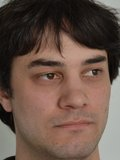
%> input picture Images/cpvr_faces_160/0000/02.JPG, 120 x 160 px
$ octave test.m   (GNU Octave 9; MATLAB toolbox functions it lacks are replaced by stand-ins)
%> lines starting %> are read from the running program, lines starting %| are printed output that depends on the picture; in (x1, y1, x2, y2) boxes, pixels count from 0 and x2, y2 are one past the last pixel; in counts of white or black regions, pixels touching at a corner belong together; the program's own positions count from 1
%Detection of Face on the basis of skin color
clear all;
close all;
clc
I=imread('images/cpvr_classes/2014HS/02.JPG');
%> I is the input picture: size 160x120x3 uint8; mean R, G, B 104.9, 83.1, 72.2
imshow(I)
cform = makecform('srgb2lab');
J = applycform(I,cform);
%> J: size 160x120x3 uint8; mean of channels 1, 2, 3 92.8, 136, 137.9
figure;imshow(J); title('one');
K=J(:,:,2);
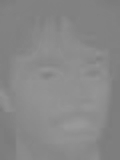
%> K: size 160x120 uint8; min 123, max 153, mean 136
figure;imshow(K);title('two');
L=graythresh(J(:,:,2));
%> L = 0.529
BW1=im2bw(J(:,:,2),L);
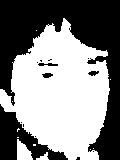
%> BW1: size 160x120 logical; 52.6% white; 14 black regions (9 under 20 px), largest, box (x1, y1, x2, y2) and area: (0, 0, 120, 160) 7497, (0, 104, 68, 160) 1462, (38, 63, 58, 66) 44, (42, 73, 53, 78) 40, (88, 71, 99, 76) 37
figure;imshow(BW1);title('three');
M=graythresh(J(:,:,3));
%> M = 0.537
figure;imshow(J(:,:,3));title('four');
BW2=im2bw(J(:,:,3),M);
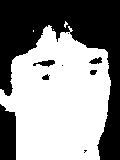
%> BW2: size 160x120 logical; 56.5% white; 9 black regions (3 under 20 px), largest, box (x1, y1, x2, y2) and area: (0, 0, 120, 160) 7346, (0, 104, 16, 160) 802, (33, 60, 55, 67) 85, (89, 57, 102, 64) 59, (42, 74, 50, 80) 31, (90, 70, 97, 75) 29
figure;imshow(BW2);title('five');
O=BW1.*BW2;
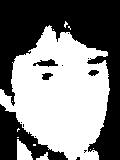
%> O: size 160x120 double; values 0 (black) and 1 (white), 50.6% white; 14 black regions (9 under 20 px)
% Bounding box
P=bwlabel(O,8);
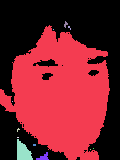
%> P: size 160x120 double; 13 distinct labels, from 0 to 12; one colour per label, 0 black
BB=regionprops(P,'Boundingbox');
%> BB = 12 regions; largest, box (x1, y1, x2, y2): (0, 25, 110, 160), (17, 139, 33, 160), (36, 152, 49, 160), (64, 21, 68, 28), (17, 128, 20, 132)
BB1=struct2cell(BB);
%> BB1 = {[0.5 25.5 110 135], [12.5 101.5 1 1], [17.5 128.5 3 4], [17.5 137.5 2 1], [17.5 139.5 16 21], [33.5 144.5 3 2], [36.5 152.5 13 8], [53.5 29.5 1 1], [64.5 21.5 4 7], [68.5 26.5 3 4], [90.5 149.5 1 1], [93.5 148.5 1 1]}
BB2=cell2mat(BB1);
%> BB2 = 48 values, max 152.5 at index 26, min 0.5 at index 1, mean 42.81

[s1 s2]=size(BB2);
%> s1 = 1; s2 = 48
mx=0;
for k=3:4:s2-1
    p=BB2(1,k)*BB2(1,k+1);
    if p>mx & (BB2(1,k)/BB2(1,k+1))<1.8
        mx=p;
        j=k;
    end
end
%> this loop made 12 passes
%> (k, p, mx, j) on pass 1: (3, 14850, 14850, 3)
%> (k, p) on passes 2 to 7: (7, 1), (11, 12), (15, 2), (19, 336), (23, 6), (27, 104)
figure,imshow(I);
hold on;
rectangle('Position',[BB2(1,j-2),BB2(1,j-1),BB2(1,j),BB2(1,j+1)],'EdgeColor','r' )
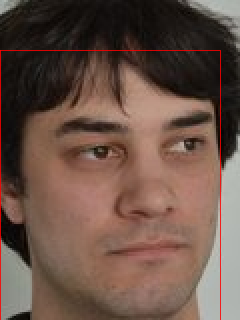
%> figure redrawn from the program's plot data; shown 2 times larger

$ run again, with Images/cpvr_faces_160/0000/06.JPG copied over Images/cpvr_faces_160/0000/02.JPG
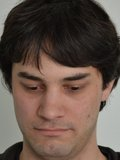
%> input picture Images/cpvr_faces_160/0000/06.JPG, 120 x 160 px
%> I is the input picture: size 160x120x3 uint8; mean R, G, B 99.6, 82.3, 72.7
%> J: size 160x120x3 uint8; mean of channels 1, 2, 3 90.1, 134.3, 136.3
%> L = 0.529
%> `BW1=im2bw(J(:,:,2),L);`:
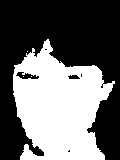
%> BW1: size 160x120 logical; 41.3% white; 4 white regions (3 under 20 px), largest, box (x1, y1, x2, y2) and area: (13, 39, 115, 160) 7936
%> M = 0.537
%> BW2: size 160x120 logical; 43.5% white; 3 white regions (2 under 20 px), largest, box (x1, y1, x2, y2) and area: (12, 41, 115, 160) 8350
%> O: size 160x120 double; values 0 (black) and 1 (white), 40.6% white; 4 white regions (3 under 20 px)
%> P: size 160x120 double; 5 distinct labels, from 0 to 4
%> BB = 4 regions; box (x1, y1, x2, y2): (13, 41, 114, 160), (23, 76, 24, 77), (27, 51, 28, 52), (33, 48, 34, 49)
%> BB1 = {[13.5 41.5 101 119], [23.5 76.5 1 1], [27.5 51.5 1 1], [33.5 48.5 1 1]}
%> BB2 = [13.5 41.5 101 119 23.5 76.5 1 1 27.5 51.5 1 1 33.5 48.5 1 1]
%> s1 = 1; s2 = 16
%> the loop `for k=3:4:s2-1` made 4 passes
%> (k, p, mx, j) on pass 1: (3, 12019, 12019, 3)
%> `rectangle('Position',[BB2(1,j-2),BB2(1,j-1),BB2(1,j),BB2(1,j+1)],'Edge..`:
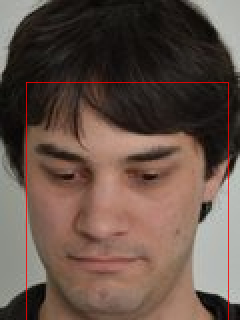
%> figure redrawn from the program's plot data; shown 2 times larger

$ run again, with Images/cpvr_faces_160/0000/07.JPG copied over Images/cpvr_faces_160/0000/02.JPG
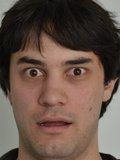
%> input picture Images/cpvr_faces_160/0000/07.JPG, 120 x 160 px
%> I is the input picture: size 160x120x3 uint8; mean R, G, B 102.3, 82, 71.8
%> J: size 160x120x3 uint8; mean of channels 1, 2, 3 91.1, 135.4, 137.2
%> L = 0.529
%> `BW1=im2bw(J(:,:,2),L);`:
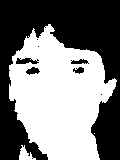
%> BW1: size 160x120 logical; 49.4% white; 3 white regions (1 under 20 px), largest, box (x1, y1, x2, y2) and area: (9, 24, 117, 160) 9348, (19, 145, 36, 160) 130
%> M = 0.533
%> BW2: size 160x120 logical; 53.3% white; 8 black regions (4 under 20 px), largest, box (x1, y1, x2, y2) and area: (0, 0, 120, 160) 8762, (22, 57, 38, 64) 67, (26, 68, 41, 75) 61, (70, 59, 86, 64) 49
%> O: size 160x120 double; values 0 (black) and 1 (white), 48.7% white; 3 white regions (1 under 20 px)
%> P: size 160x120 double; 4 distinct labels, from 0 to 3
%> BB = 3 regions; box (x1, y1, x2, y2): (9, 24, 116, 160), (19, 145, 36, 160), (94, 133, 95, 134)
%> BB1 = {[9.5 24.5 107 136], [19.5 145.5 17 15], [94.5 133.5 1 1]}
%> BB2 = [9.5 24.5 107 136 19.5 145.5 17 15 94.5 133.5 1 1]
%> s1 = 1; s2 = 12
%> the loop `for k=3:4:s2-1` made 3 passes
%> (k, p, mx, j) on pass 1: (3, 14552, 14552, 3)
%> `rectangle('Position',[BB2(1,j-2),BB2(1,j-1),BB2(1,j),BB2(1,j+1)],'Edge..`:
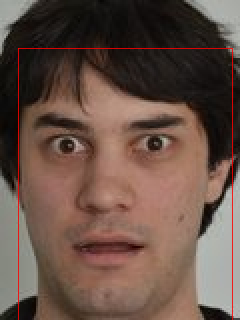
%> figure redrawn from the program's plot data; shown 2 times larger

$ run again, with Images/cpvr_faces_160/0000/08.JPG copied over Images/cpvr_faces_160/0000/02.JPG
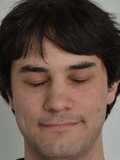
%> input picture Images/cpvr_faces_160/0000/08.JPG, 120 x 160 px
%> I is the input picture: size 160x120x3 uint8; mean R, G, B 100.5, 80.7, 71.4
%> J: size 160x120x3 uint8; mean of channels 1, 2, 3 89.6, 135.3, 136.6
%> L = 0.529
%> `BW1=im2bw(J(:,:,2),L);`:
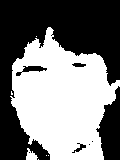
%> BW1: size 160x120 logical; 48.6% white; 7 white regions (5 under 20 px), largest, box (x1, y1, x2, y2) and area: (10, 27, 120, 160) 9232, (26, 148, 38, 160) 86
%> M = 0.533
%> BW2: size 160x120 logical; 51.5% white; 5 black regions (1 under 20 px), largest, box (x1, y1, x2, y2) and area: (0, 0, 120, 160) 8173, (101, 83, 120, 160) 996, (22, 66, 40, 72) 69, (71, 63, 90, 68) 62
%> O: size 160x120 double; values 0 (black) and 1 (white), 47.7% white; 8 white regions (6 under 20 px)
%> P: size 160x120 double; 9 distinct labels, from 0 to 8
%> BB = 8 regions; box (x1, y1, x2, y2): (10, 30, 120, 160), (11, 91, 12, 93), (26, 148, 38, 160), (38, 159, 39, 160), (40, 43, 41, 44), (48, 155, 49, 156), (49, 28, 50, 30), (53, 35, 54, 36)
%> BB1 = {[10.5 30.5 110 130], [11.5 91.5 1 2], [26.5 148.5 12 12], [38.5 159.5 1 1], [40.5 43.5 1 1], [48.5 155.5 1 1], [49.5 28.5 1 2], [53.5 35.5 1 1]}
%> BB2 = 32 values, max 159.5 at index 14, min 1 at index 7, mean 39.06
%> s1 = 1; s2 = 32
%> the loop `for k=3:4:s2-1` made 8 passes
%> (k, p, mx, j) on pass 1: (3, 14300, 14300, 3)
%> `rectangle('Position',[BB2(1,j-2),BB2(1,j-1),BB2(1,j),BB2(1,j+1)],'Edge..`:
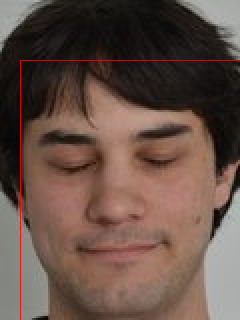
%> figure redrawn from the program's plot data; shown 2 times larger
